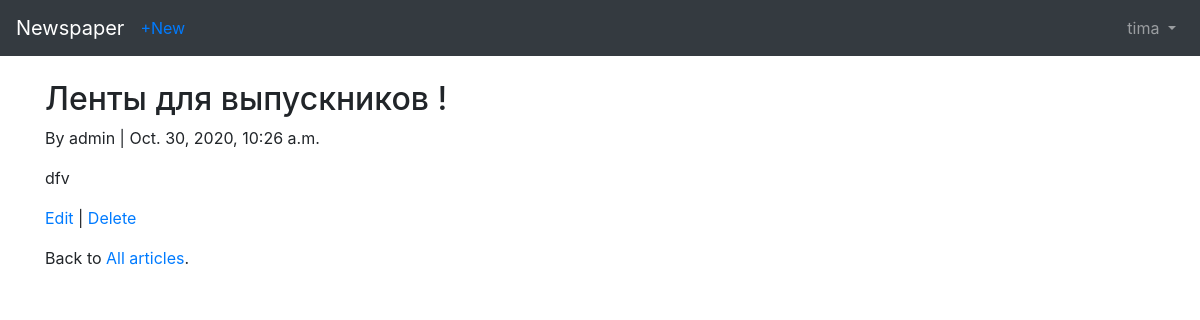
The app's page /articles3/ (signed in) with its own data.
### users/models.py (models this page shows)
class CustomUser(AbstractUser):
    age = models.PositiveIntegerField(default=0)

### articles/models.py (models this page shows, shortened)
class Article(models.Model):
    title = models.CharField(max_length=255)
    body = models.TextField()
    date = models.DateTimeField(auto_now_add=True)
    author = models.ForeignKey(
        settings.AUTH_USER_MODEL,
        on_delete=models.CASCADE,
    )

### articles/views.py (the view)
# urls.py: path('<int:pk>/', views.ArticleDetail.as_view(), name='article_detail'),
class ArticleDetail( LoginRequiredMixin, DetailView):
    model = Article
    template_name = 'article_detail.html'
    login_url = 'login'

### templates/article_detail.html (shortened to what this page needs)
{% extends 'base.html' %}
{% block content %}
    <div class="article-entry">
        <h2>{{ object.title }}</h2>
        <p>By {{ object.author }} | {{ object.date }} </p>
        <p>{{ object.body }}</p>
    </div>
    <p><a href="{% url 'article_edit' article.pk %}">Edit</a> | <a href="{% url 'article_delete' article.pk %}">Delete</a></p>
    <p>Back to<a href="{% url 'article_list' %}"> All articles</a>.</p>
{% endblock %}

### templates/base.html (shortened to what this page needs)
<!doctype html>
<html lang="en">
  <head>
    <link rel="stylesheet" href="https://stackpath.bootstrapcdn.com/bootstrap/4.5.2/css/bootstrap.min.css">
  </head>
  <body>
    <nav class="navbar navbar-expand-md navbar-dark bg-dark mb-4" >
        <a href="{% url 'home' %}" class="navbar-brand">Newspaper</a>
        {% if user.is_authenticated %}
            <ul class="navbar-nav mr-auto">
                <li class="nav-item"><a href="{% url 'article_new' %}">+New</a></li>
            </ul>
        {% endif %}
        <div class="collapse navbar-collapse" id="navbarCollapse">
            {% if user.is_authenticated %}
                <ul class="navbar-nav ml-auto">
                    <li class="nav-item">
                        <a href="" class="nav-link dropdown-toggle" id="userMenu" data-toggle="dropdown"
                           aria-haspopup="true" aria-expanded="false">
                            {{ user.username }}
                        </a>
                    </li>
                </ul>
            {% else %}
            <form action="" class="form-inline ml-auto">
                <a href="{% url 'signup' %}" class="btn btn-primary ml-2">Sign up</a>
            </form>
            {% endif %}
        </div>
    </nav>
    <div class="container">
        {% block content %}
        {% endblock content %}
    </div>
  </body>
</html>

### records on screen
CustomUser: username "tima"
Article: title "Ленты для выпускников !", author "admin", date "Oct. 30, 2020, 10:26 a.m.", body "dfv"
